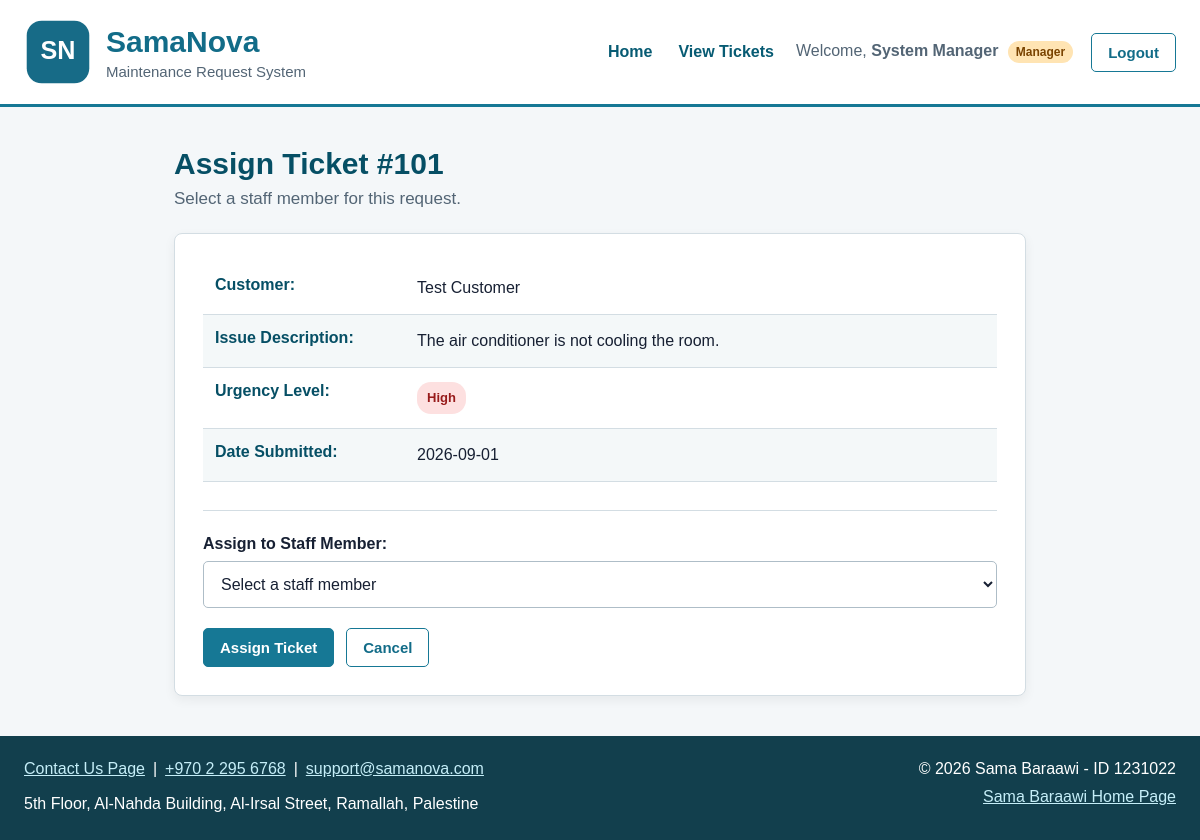
/assign.php?id=101 (signed in), run on the app's committed database.
### tables this page shows
CREATE TABLE `tickets` (
  `ticket_id` int NOT NULL AUTO_INCREMENT,
  `customer_id` int NOT NULL,
  `contact_email` varchar(150) NOT NULL,
  `location` varchar(150) NOT NULL,
  `description` text NOT NULL,
  `submitted_date` date NOT NULL,
  `status` enum('Pending','Assigned','Completed') NOT NULL DEFAULT 'Pending',
  `emergency_level` enum('Low','Medium','High') NOT NULL,
  `assigned_date` date DEFAULT NULL,
  `assigned_staff_id` int DEFAULT NULL,
  `image_name` varchar(255) DEFAULT NULL,
  PRIMARY KEY (`ticket_id`),
  KEY `fk_ticket_customer` (`customer_id`),
  KEY `fk_ticket_staff` (`assigned_staff_id`),
  CONSTRAINT `fk_ticket_customer` FOREIGN KEY (`customer_id`) REFERENCES `users` (`id`),
  CONSTRAINT `fk_ticket_staff` FOREIGN KEY (`assigned_staff_id`) REFERENCES `users` (`id`)
);

CREATE TABLE `users` (
  `id` int NOT NULL,
  `name` varchar(100) NOT NULL,
  `email` varchar(150) NOT NULL,
  `password` varchar(255) NOT NULL,
  `user_type` enum('manager','customer','staff') NOT NULL,
  PRIMARY KEY (`id`),
  UNIQUE KEY `email` (`email`)
);

### auth.php (called while the page is built, shortened)
<?php
function escape(?string $value): string
{
    return htmlspecialchars(
        $value ?? '',
        ENT_QUOTES,
        'UTF-8'
    );
}
?>

### assign.php (the view, shortened to what this page needs)
<?php
require_once 'dbconfig.in.php';
require_once 'includes/auth.php';
if ($_SERVER['REQUEST_METHOD'] === 'POST') {
    $ticketId = filter_input(
        INPUT_POST,
        'ticket_id',
        FILTER_VALIDATE_INT
    );
} else {
    $ticketId = filter_input(
        INPUT_GET,
        'id',
        FILTER_VALIDATE_INT
    );
}
    ?>
    <?php
$ticketSql = "SELECT
                  ticket.ticket_id,
                  ticket.description,
                  ticket.submitted_date,
                  ticket.status,
                  ticket.emergency_level,
                  customer.name AS customer_name
              FROM tickets AS ticket
              INNER JOIN users AS customer
                  ON ticket.customer_id = customer.id
              WHERE ticket.ticket_id = :ticketId";
$ticketStatement = $pdo->prepare($ticketSql);
$ticketStatement->bindValue(
    ':ticketId',
    $ticketId
);
$ticketStatement->execute();
$ticket = $ticketStatement->fetch();
    ?>
    <?php
require_once 'includes/header.php';
?>
<main class="assign-page">
    <header class="page-heading">
        <h2>
            Assign Ticket
            #<?= escape($ticket['ticket_id']) ?>
        </h2>
        <p>
            Select a staff member for this request.
        </p>
    </header>
    <article class="assign-card">
        <ul class="assign-ticket-details">
            <li class="detail-item">
                <strong>Customer:</strong>
                <span>
                    <?= escape($ticket['customer_name']) ?>
                </span>
            </li>
            <li class="detail-item">
                <strong>Issue Description:</strong>
                <span>
                    <?= escape($ticket['description']) ?>
                </span>
            </li>
            <li class="detail-item">
                <strong>Urgency Level:</strong>
                <span class="emergency-label
                             emergency-<?= escape(
                                 strtolower(
                                     $ticket['emergency_level']
                                 )
                             ) ?>">
                    <?= escape($ticket['emergency_level']) ?>
                </span>
            </li>
            <li class="detail-item">
                <strong>Date Submitted:</strong>
                <span>
                    <?= escape($ticket['submitted_date']) ?>
                </span>
            </li>
        </ul>
        <form class="assign-form"
              action="assign.php"
              method="post">
            <div class="form-group">
                <label class="form-label"
                       for="staff_id">
                    Assign to Staff Member:
                </label>
                <select class="form-control"
                        id="staff_id"
                        name="staff_id"
                        required>
                    <option value="">
                        Select a staff member
                    </option>
                </select>
            </div>
            <div class="form-actions">
                <button class="btn"
                        type="submit">
                    Assign Ticket
                </button>
                <a class="btn reset-button"
                   href="ticketsys.php">
                    Cancel
                </a>
            </div>
        </form>
    </article>
</main>
<?php require_once 'includes/footer.php'; ?>

### style.css (style rules this page uses)
* { box-sizing: border-box; }
html, body { margin: 0; padding: 0; min-height: 100%; }
body { min-height: 100vh; display: flex; flex-direction: column; font-family: Arial, sans-serif; color: #172033; background-color: #f4f7f9; }
main { width: 100%; max-width: 1200px; margin: 0 auto; padding: 40px 24px; flex: 1; }
a { color: #096b87; }
button, input, select, textarea { font-family: Arial, sans-serif; }
.btn { display: inline-block; padding: 10px 16px; border: 1px solid #167895; border-radius: 5px; background-color: #167895; color: #ffffff; font-size: 15px; font-weight: bold; text-align: center; text-decoration: none; cursor: pointer; }
.form-group { display: flex; flex-direction: column; gap: 8px; }
.form-label { font-weight: bold; color: #172033; }
.form-control { width: 100%; padding: 13px; border: 1px solid #aebdc7; border-radius: 5px; background-color: #ffffff; color: #172033; font-size: 16px; }
.form-actions { display: flex; align-items: center; gap: 12px; }
.page-heading h2 { margin-top: 0; margin-bottom: 8px; color: #064f65; font-size: 30px; }
.page-heading p { margin: 0; color: #536575; font-size: 17px; }
.reset-button { background-color: #ffffff; color: #126c88; }
.status-label, .emergency-label { display: inline-block; padding: 6px 10px; border-radius: 14px; font-size: 13px; font-weight: bold; text-align: center; white-space: nowrap; }
.emergency-high { color: #981b1b; background-color: #fde0e0; }
.detail-item { padding: 14px 12px; display: flex; align-items: flex-start; gap: 12px; border-bottom: 1px solid #d3dde3; }
.detail-item:nth-child(even) { background-color: #f4f8f9; }
.detail-item strong { min-width: 190px; color: #064f65; }
.detail-item span { line-height: 1.5; }
.assign-page { max-width: 900px; display: flex; flex-direction: column; gap: 24px; }
.assign-card { width: 100%; padding: 28px; background-color: #ffffff; border: 1px solid #d3dde3; border-radius: 8px; box-shadow: 0 4px 12px rgba(0, 0, 0, 0.06); }
.assign-ticket-details { margin: 0; padding: 0; list-style: none; }
.assign-form { margin-top: 28px; padding-top: 24px; display: flex; flex-direction: column; gap: 20px; border-top: 1px solid #d3dde3; }

### data on the page
tickets: ticket_id "101", customer.name "Test Customer", description "The air conditioner is not cooling the room.", emergency_level "High", submitted_date "2026-09-01"

### other printed values
$_SESSION['user_name'] "System Manager"
